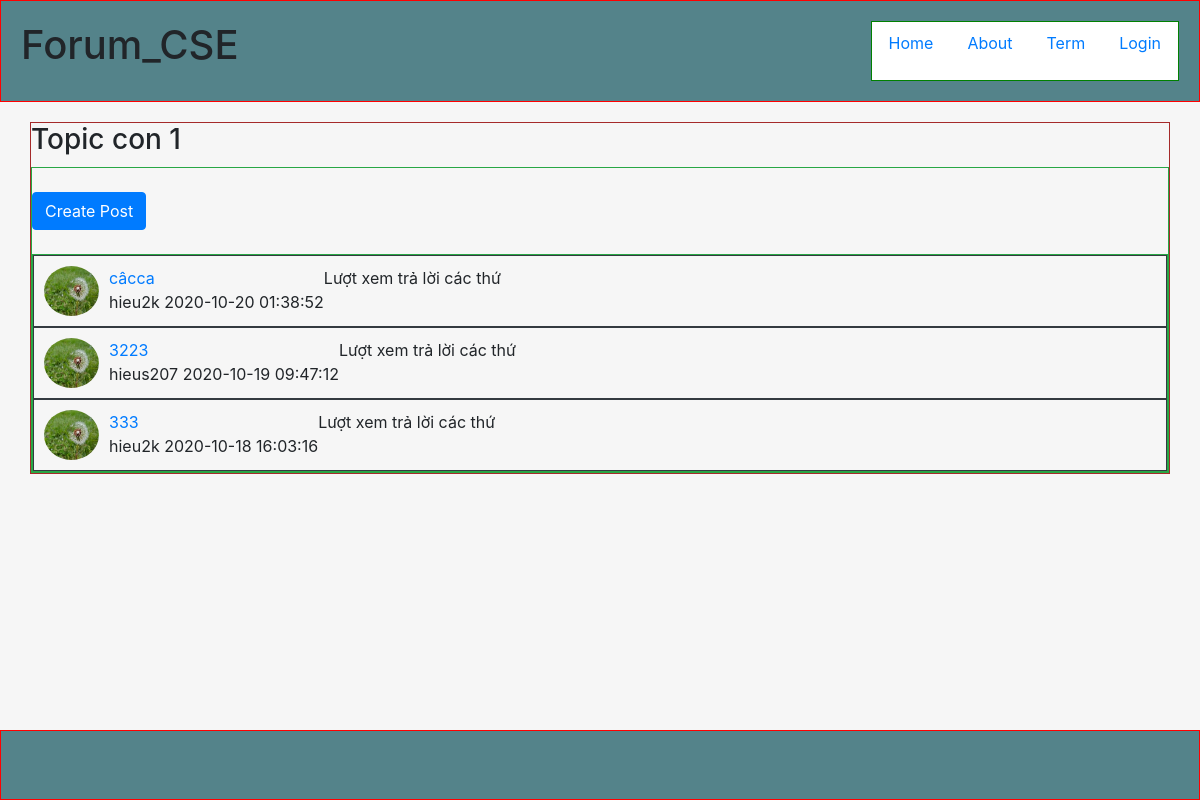
Page /Forum/index.php?controller=topics&action=mtp_index&mtp_id=1 on the committed database.
### tables this page shows
CREATE TABLE `mitopics` (
  `mitopic_id` int(11) NOT NULL,
  `title` varchar(255) NOT NULL,
  `description` varchar(255) NOT NULL,
  `topic_id` int(11) NOT NULL
);

CREATE TABLE `posts` (
  `post_id` int(11) NOT NULL,
  `title` varchar(255) NOT NULL,
  `create_at` timestamp NOT NULL DEFAULT current_timestamp(),
  `edit_at` timestamp NULL DEFAULT NULL,
  `body` text NOT NULL,
  `tags` varchar(255) DEFAULT NULL,
  `status` tinyint(4) NOT NULL DEFAULT 1,
  `user_id` int(11) NOT NULL,
  `topic_id` int(11) NOT NULL,
  `mitopic_id` int(11) DEFAULT NULL
);

CREATE TABLE `users` (
  `user_id` int(11) NOT NULL,
  `username` varchar(60) NOT NULL,
  `fullname` varchar(60) NOT NULL,
  `email` varchar(255) NOT NULL,
  `avt` varchar(255) DEFAULT NULL,
  `password` varchar(255) NOT NULL,
  `code` varchar(255) DEFAULT NULL,
  `create_at` timestamp NOT NULL DEFAULT current_timestamp(),
  `admin` tinyint(4) NOT NULL DEFAULT 0,
  `status` tinyint(4) NOT NULL DEFAULT 0
);

### Forum/index.php (called while the page is built, shortened)
<?php
$action = isset($_GET['action']) ? $_GET['action'] : 'index';
$object = new $controller;
$object->$action();
?>

### Forum/models/model.php (called while the page is built, shortened)
<?php
    require_once("path.php");
    function openConnect(){
        $conn=mysqli_connect(HOST,USER,PASS,DB);
        return $conn;
    }
?>

### Forum/models/MitopicModel.php (called while the page is built, shortened)
<?php
    require_once("model.php");
    class MitopicModel{
        public $connection;
        function MitopicModel(){
            $this->connection=openConnect();
        }
        function getNamebyId($mtp_id){
            $sql="SELECT title FROM ". self::TABLE ." WHERE mitopic_id='$mtp_id'";
            $rs=mysqli_query($this->connection,$sql);
            $result=mysqli_fetch_assoc($rs);
            return $result;
        }
    }
?>

### Forum/path.php (called while the page is built, shortened)
<?php
    $BASE_URL="http://localhost:88/Forum";
?>

### Forum/models/PostModel.php (called while the page is built, shortened)
<?php
    require_once("model.php");
    class PostModel{
        public $connection;
        function PostModel($title="",$body="",$tags="",$user_id="",$topic_id="",$mitopic_id="",$edit_at=""){
            $this->connection=openConnect();
        }
        function getPostInMTP($mtp_id){
            $sql="SELECT p.*,u.username,u.user_id FROM posts As p JOIN users as u ON p.user_id=u.user_id WHERE p.mitopic_id='$mtp_id' ORDER BY p.post_id DESC";
            $rs=mysqli_query($this->connection,$sql);
            $result=mysqli_fetch_all($rs,MYSQLI_ASSOC);
            return $result;
        }
    }
?>

### Forum/views/id_mitopics.php (the view, shortened to what this page needs)
<?php include_once("path.php");
global $ROOT_PATH; ?>
<?php include($ROOT_PATH."/includes/headerp1.php");?>
<?php include($ROOT_PATH."/includes/headerp2.php");?>
    <div class="page-wrapper">
        <div class="main-page container">
            <div class="row">
                <div class="main-content col-md-12">
                    <div class="topic-title">
                        <h3><?php echo $mtpname['title'];?></h3>
                    </div>
                        <div class="zone block-container border border-success">
                            <div class="block-body">
                            <br>
                            <a name="" class="btn btn-primary" href="<?php echo $BASE_URL."/index.php?controller=posts&action=create&mtp_id=".$data['mitopic_id'];?>" role="button">Create Post</a>
                            <br>
                            <br>
                            <div class="post-body border border-success">
                                <?php foreach ($posts as $post):?>
                                <div class="post-content-tp d-flex border border-dark">
                                    <img src="assets/images/img1.jpeg" alt="123" height="50px" width="55px" class="rounded-circle">
                                    <div class="post-tp">
                                        <div class="post-title-tp"><a href="<?php echo $BASE_URL."/index.php?controller=posts&action=index&p_id=".$post['post_id'];?>"><?php echo $post['title'];?></a></div>
                                        <div class="post-info-tp">
                                            <?php echo $post['username'];?>
                                            <?php echo $post['create_at'];?>
                                        </div>
                                    </div>
                                    <div class="statics">
                                        Lượt xem trả lời các thứ
                                    </div>
                                </div>
                                <?php endforeach;?>
                                </div>
                            </div>
                        </div>
                </div>
            </div>
        </div>
    </div>
<?php include($ROOT_PATH."/includes/footer.php");?>

### Forum/assets/css/style.css (style rules this page uses)
html,body { padding:0; margin:0; height: 100%; background:#f6f6f6; }
* { box-sizing: border-box; }
.page-wrapper { min-height: calc(100% - 212px); }
.main-page { margin-top: 20px; border: 1px solid brown; width: 100%; }
.main-content { padding:0px; }
.zone { margin-top: 10px; }
.comment-body,.post-body { min-height: 185px; }
.post-content-tp { padding:10px; }
.post-title-tp,.post-info-tp { padding-left: 10px; }

### rows in the picture
mitopics: title "Topic con 1"
posts: title "câcca", user.username "hieu2k", create_at "2020-10-20 01:38:52"
posts: title "3223", user.username "hieus207", create_at "2020-10-19 09:47:12"
posts: title "333", user.username "hieu2k", create_at "2020-10-18 16:03:16"
